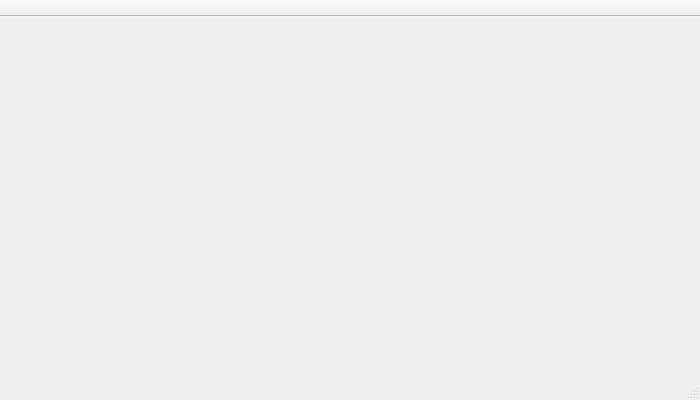
<?xml version="1.0" encoding="UTF-8"?>
<ui version="4.0">
 <class>MainWindow</class>
 <widget class="QMainWindow" name="MainWindow">
  <property name="geometry">
   <rect>
    <x>0</x>
    <y>0</y>
    <width>700</width>
    <height>400</height>
   </rect>
  </property>
  <property name="minimumSize">
   <size>
    <width>600</width>
    <height>400</height>
   </size>
  </property>
  <property name="windowTitle">
   <string>Softrig</string>
  </property>
  <property name="unifiedTitleAndToolBarOnMac">
   <bool>true</bool>
  </property>
  <widget class="QWidget" name="centralWidget"/>
  <widget class="QMenuBar" name="menuBar">
   <property name="enabled">
    <bool>true</bool>
   </property>
   <property name="geometry">
    <rect>
     <x>0</x>
     <y>0</y>
     <width>700</width>
     <height>19</height>
    </rect>
   </property>
  </widget>
  <widget class="QStatusBar" name="statusBar"/>
  <widget class="QToolBar" name="toolBar">
   <property name="windowTitle">
    <string>toolBar</string>
   </property>
   <property name="movable">
    <bool>false</bool>
   </property>
   <property name="allowedAreas">
    <set>Qt::BottomToolBarArea|Qt::TopToolBarArea</set>
   </property>
   <attribute name="toolBarArea">
    <enum>TopToolBarArea</enum>
   </attribute>
   <attribute name="toolBarBreak">
    <bool>false</bool>
   </attribute>
  </widget>
 </widget>
 <layoutdefault spacing="6" margin="11"/>
 <resources/>
 <connections/>
</ui>
